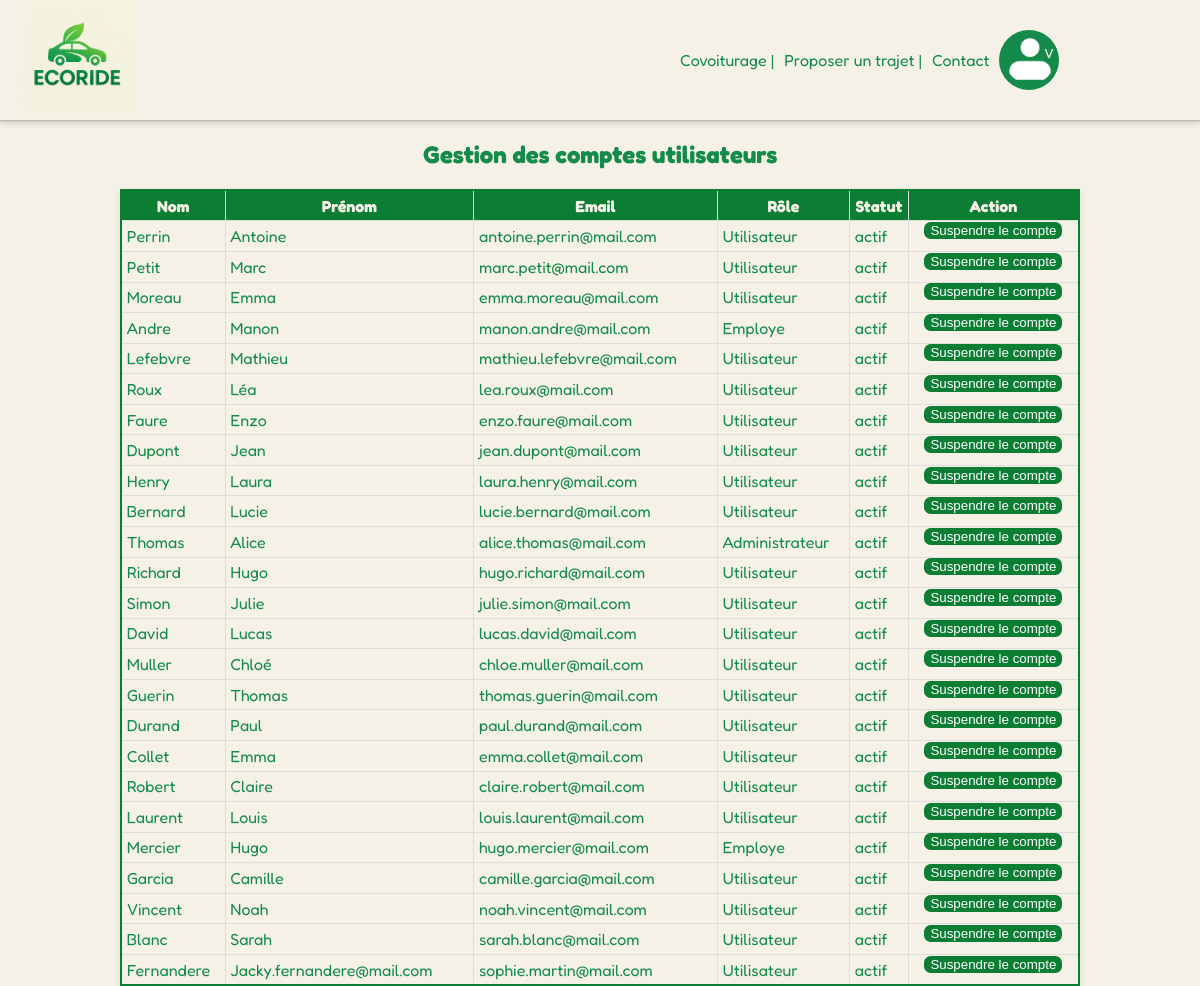
The app's page /pages/suspendre_compte.php with its own data.
### tables this page shows
CREATE TABLE users (
    users_id INT AUTO_INCREMENT PRIMARY KEY,
    last_name VARCHAR(100),
    first_name VARCHAR(100),
    email VARCHAR(100) NOT NULL UNIQUE,
    password VARCHAR(255) NOT NULL,
    phone_number VARCHAR(20),
    adresse VARCHAR (255),
    photo VARCHAR(255),
    created_at TIMESTAMP DEFAULT CURRENT_TIMESTAMP,
    updated_at TIMESTAMP DEFAULT CURRENT_TIMESTAMP ON UPDATE CURRENT_TIMESTAMP,
    Credit INT,
    role_id INT DEFAULT 1,
    FOREIGN KEY (role_id) REFERENCES role(role_id)
);

CREATE TABLE role (
    role_id INT AUTO_INCREMENT PRIMARY KEY,
    libelle VARCHAR(50)
);

### pages/suspendre_compte.php (the view, shortened to what this page needs)
<?php
require_once __DIR__ . '/../templates/header.php';
$users = $bdd->query("SELECT u.users_id, u.last_name, u.first_name, u.email, IFNULL(u.statut, 'actif') AS statut, r.libelle FROM users u JOIN role r ON u.role_id = r.role_id ORDER BY u.created_at DESC")->fetchAll();
    ?>
<body>
    <main>
        <div class ="gestionUti">
            <h2> Gestion des comptes utilisateurs </h2>
                <table class = tableauUsers>
                    <thead>
                        <tr>
                            <th>Nom</th>
                            <th>Prénom</th>
                            <th>Email</th>
                            <th>Rôle</th>
                            <th>Statut</th>
                            <th>Action</th>
                        </tr>
                    </thead>
                    <?php foreach ($users as $user): ?>
                        <tr>
                            <td><?= htmlspecialchars($user['last_name']) ?></td>
                            <td><?= htmlspecialchars($user['first_name']) ?></td>
                            <td><?= htmlspecialchars($user['email']) ?></td>
                            <td><?= htmlspecialchars($user['libelle']) ?></td>
                            <td><?= htmlspecialchars($user['statut']) ?></td>
                            <td class="actionAdmin">
                                <?php if ($user['statut'] === 'actif'): ?>
                                    <form method="POST">
                                        <button type="submit" class="btnSuspendre">Suspendre le compte</button>
                                    </form>
                                <?php endif; ?>
                            </td>
                        </tr>
                    <?php endforeach; ?>
                </table>
        </div>
    </main>
</body>
</html>

### asset/CSS/style.css (style rules this page uses)
html, body { height : 100%; margin: 0; }
body { font-family: fredoka; margin: 0; padding: 0; background-color: #F5F1E6; color: #148B4B; display: flex; flex-direction: column; min-height: 100vh; }
main { flex:1; min-height: auto; }
h2 { display: flex; justify-content: center; color:#148B4B; }
::placeholder { font-family: inter; font-style: italic; }
thead tr { background-color: #0b7e34; color : #F5F1E6; text-align: center; }
th, td { padding : 0.5%; }
tbody tr, td, th { border : 1px solid #ddd; }
form { display: flex; margin : 0; flex-direction: column; gap: 8px; }
.tableauUsers { border-collapse: collapse; margin: auto; max-height: 100%; min-width: 80%; width: auto; box-shadow: 0 4px 8px rgba(0,0,0,0.1); border : 2px solid #0b7e34; }
.btnSuspendre { background-color: #0b7e34; color: white; border: none; border-radius: 0.5em; cursor: pointer; }
.actionAdmin { display: flex; justify-content: space-around; border: none; }

### records on screen
users: last_name "Perrin", first_name "Antoine", email "antoine.perrin@mail.com", role.libelle "Utilisateur", statut "actif"
users: last_name "Petit", first_name "Marc", email "marc.petit@mail.com", role.libelle "Utilisateur", statut "actif"
users: last_name "Moreau", first_name "Emma", email "emma.moreau@mail.com", role.libelle "Utilisateur", statut "actif"
users: last_name "Andre", first_name "Manon", email "manon.andre@mail.com", role.libelle "Employe", statut "actif"
users: last_name "Lefebvre", first_name "Mathieu", email "mathieu.lefebvre@mail.com", role.libelle "Utilisateur", statut "actif"
users: last_name "Roux", first_name "Léa", email "lea.roux@mail.com", role.libelle "Utilisateur", statut "actif"
users: last_name "Faure", first_name "Enzo", email "enzo.faure@mail.com", role.libelle "Utilisateur", statut "actif"
users: last_name "Dupont", first_name "Jean", email "jean.dupont@mail.com", role.libelle "Utilisateur", statut "actif"
users: last_name "Henry", first_name "Laura", email "laura.henry@mail.com", role.libelle "Utilisateur", statut "actif"
users: last_name "Bernard", first_name "Lucie", email "lucie.bernard@mail.com", role.libelle "Utilisateur", statut "actif"
users: last_name "Thomas", first_name "Alice", email "alice.thomas@mail.com", role.libelle "Administrateur", statut "actif"
users: last_name "Richard", first_name "Hugo", email "hugo.richard@mail.com", role.libelle "Utilisateur", statut "actif"
users: last_name "Simon", first_name "Julie", email "julie.simon@mail.com", role.libelle "Utilisateur", statut "actif"
users: last_name "David", first_name "Lucas", email "lucas.david@mail.com", role.libelle "Utilisateur", statut "actif"
users: last_name "Muller", first_name "Chloé", email "chloe.muller@mail.com", role.libelle "Utilisateur", statut "actif"
users: last_name "Guerin", first_name "Thomas", email "thomas.guerin@mail.com", role.libelle "Utilisateur", statut "actif"
users: last_name "Durand", first_name "Paul", email "paul.durand@mail.com", role.libelle "Utilisateur", statut "actif"
users: last_name "Collet", first_name "Emma", email "emma.collet@mail.com", role.libelle "Utilisateur", statut "actif"
users: last_name "Robert", first_name "Claire", email "claire.robert@mail.com", role.libelle "Utilisateur", statut "actif"
users: last_name "Laurent", first_name "Louis", email "louis.laurent@mail.com", role.libelle "Utilisateur", statut "actif"
users: last_name "Mercier", first_name "Hugo", email "hugo.mercier@mail.com", role.libelle "Employe", statut "actif"
users: last_name "Garcia", first_name "Camille", email "camille.garcia@mail.com", role.libelle "Utilisateur", statut "actif"
users: last_name "Vincent", first_name "Noah", email "noah.vincent@mail.com", role.libelle "Utilisateur", statut "actif"
users: last_name "Blanc", first_name "Sarah", email "sarah.blanc@mail.com", role.libelle "Utilisateur", statut "actif"
users: last_name "Fernandere", first_name "Jacky.fernandere@mail.com", email "sophie.martin@mail.com", role.libelle "Utilisateur", statut "actif"
